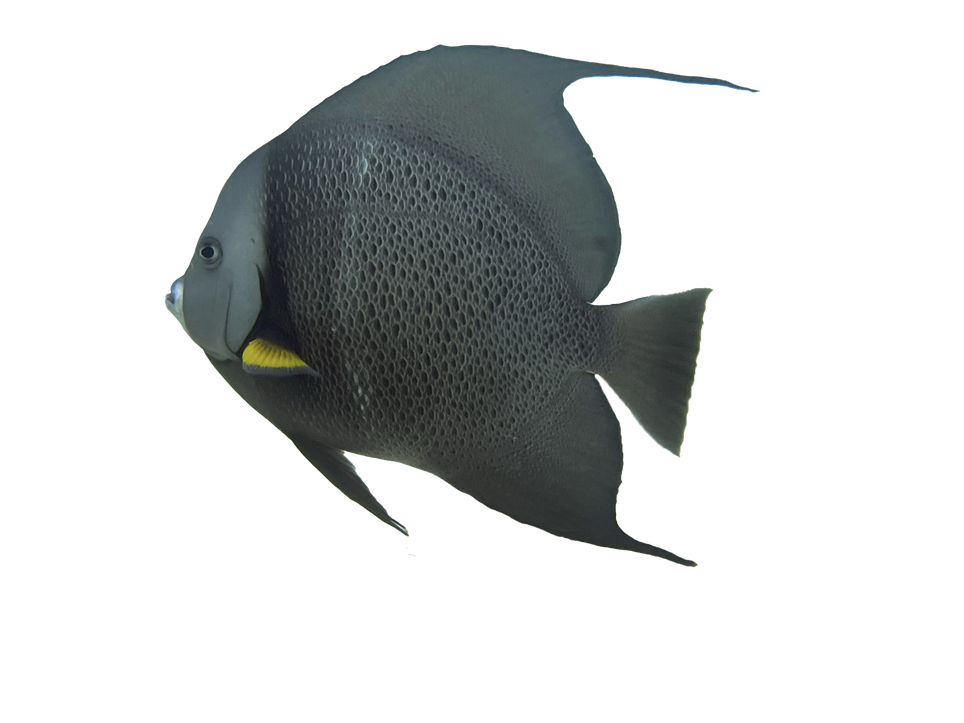
#> input picture assets/angelfish.png, 964 x 723 px, shrunk from 2016 x 1512 before the run, found by its file name
$ python M3_MockDive.py
#> lines starting #> are read from the running program, lines starting #| are printed output that depends on the picture
"""
Jolie Ganzell
CSCI 3725
M3: A Markov Distinction
17 Sept 2024

Learning Objectives:
- Create a coding project that uses a Markov chain to generate visual art
- Apply your git/GitHub skills to track your changes as you go
- Explain how your personal coding project works

SCUBA diving simulator that shows various fish swimming by based on the last fish that was seen.

Dependencies: random, matplotlib, PIL
"""

import random
import matplotlib.pyplot as plt
from matplotlib.offsetbox import OffsetImage, AnnotationBbox
from matplotlib.animation import FuncAnimation
from PIL import Image


FISH_IMAGES = {
    "Angelfish" : Image.open("/Users/jolieganzell/Library/CloudStorage/OneDrive-BowdoinCollege/semester7_fall2024/Computational Creativity/M3 Mock Dive/M3_Markov_Distinction/assets/angelfish.png"),
    "Eagle Ray" : Image.open("/Users/jolieganzell/Library/CloudStorage/OneDrive-BowdoinCollege/semester7_fall2024/Computational Creativity/M3 Mock Dive/M3_Markov_Distinction/assets/eagleray.png"),
    "Barracuda" : Image.open("/Users/jolieganzell/Library/CloudStorage/OneDrive-BowdoinCollege/semester7_fall2024/Computational Creativity/M3 Mock Dive/M3_Markov_Distinction/assets/barracuda.png"),
    "Nurse Shark" : Image.open("/Users/jolieganzell/Library/CloudStorage/OneDrive-BowdoinCollege/semester7_fall2024/Computational Creativity/M3 Mock Dive/M3_Markov_Distinction/assets/nurseshark.png"),
    "Grouper" : Image.open("/Users/jolieganzell/Library/CloudStorage/OneDrive-BowdoinCollege/semester7_fall2024/Computational Creativity/M3 Mock Dive/M3_Markov_Distinction/assets/grouper.png")
}
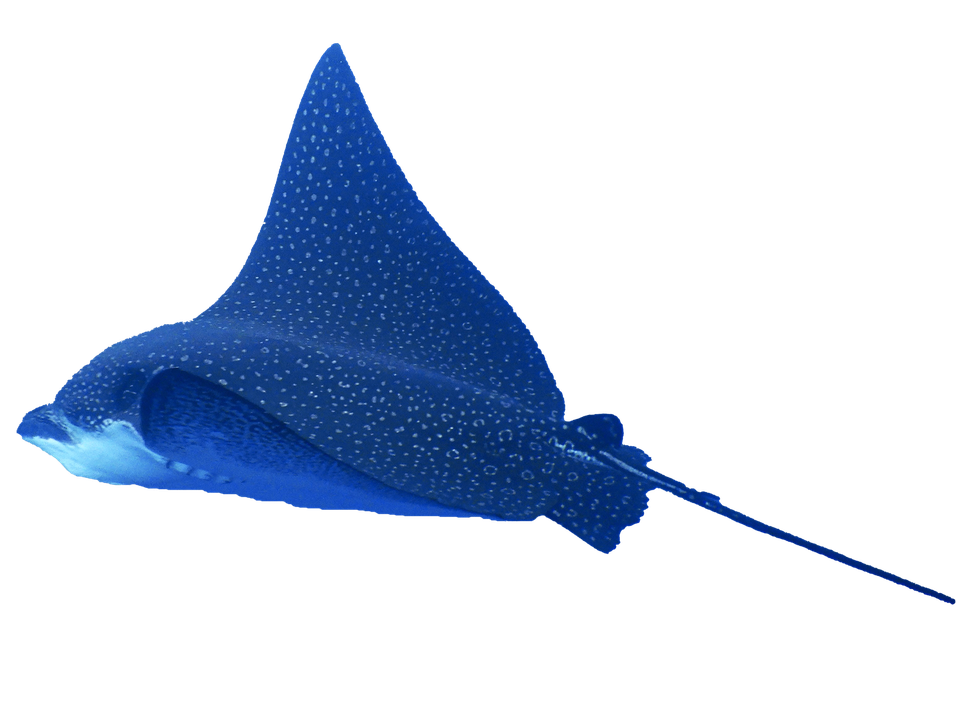
#> input picture assets/eagleray.png, 956 x 717 px, shrunk from 2000 x 1500 before the run, found by its file name
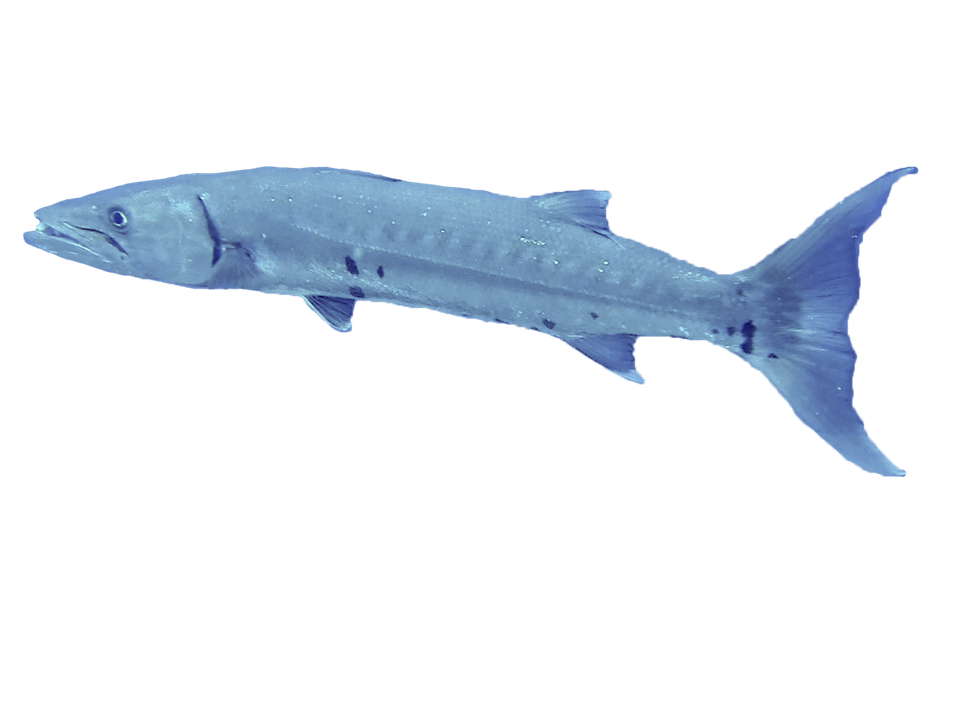
#> input picture assets/barracuda.png, 956 x 717 px, shrunk from 2000 x 1500 before the run, found by its file name
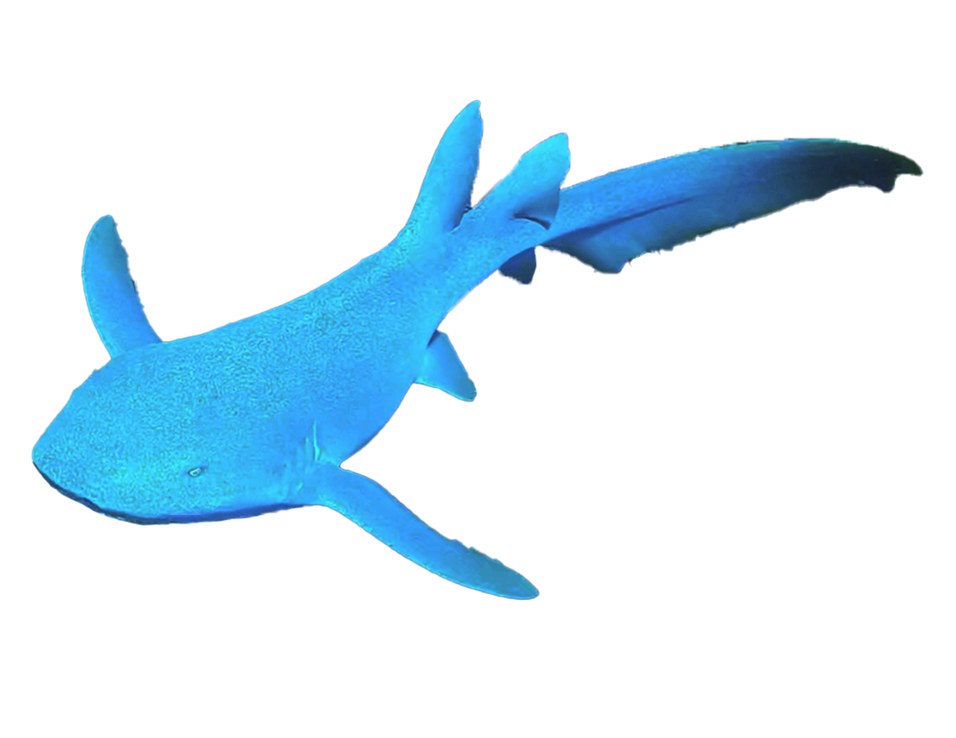
#> input picture assets/nurseshark.png, 956 x 738 px, shrunk from 2000 x 1543 before the run, found by its file name
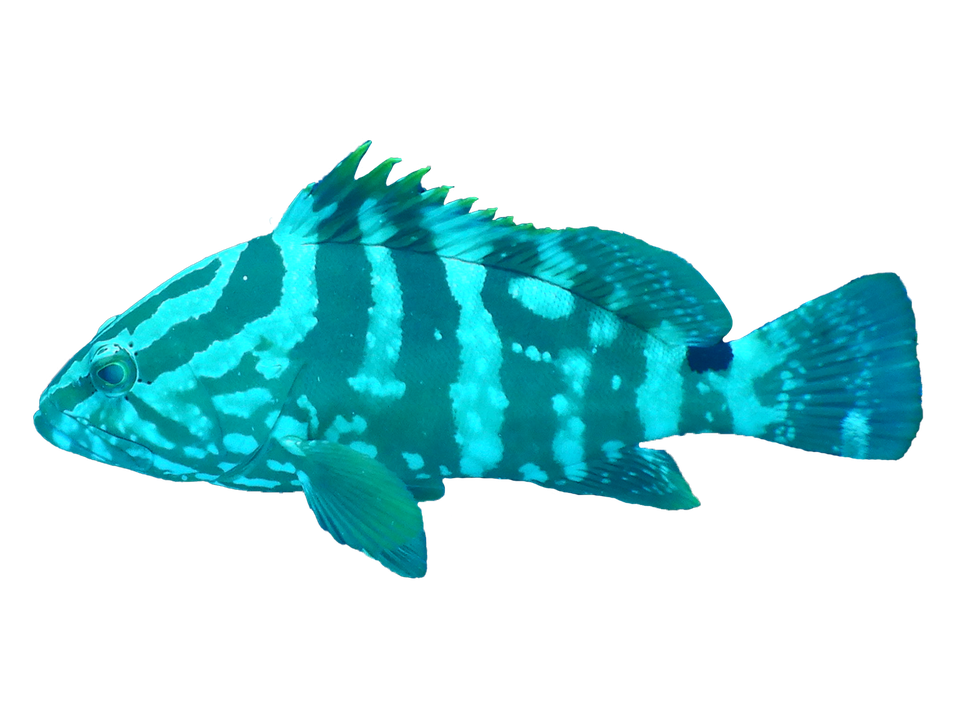
#> input picture assets/grouper.png, 956 x 717 px, shrunk from 2000 x 1500 before the run, found by its file name

#> (the run stopped early here; a loop or call above may not have finished)
